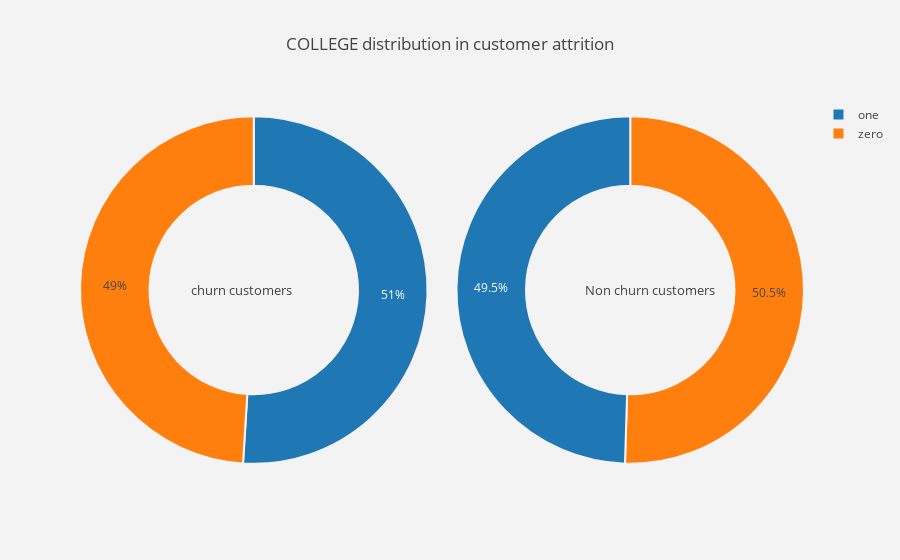
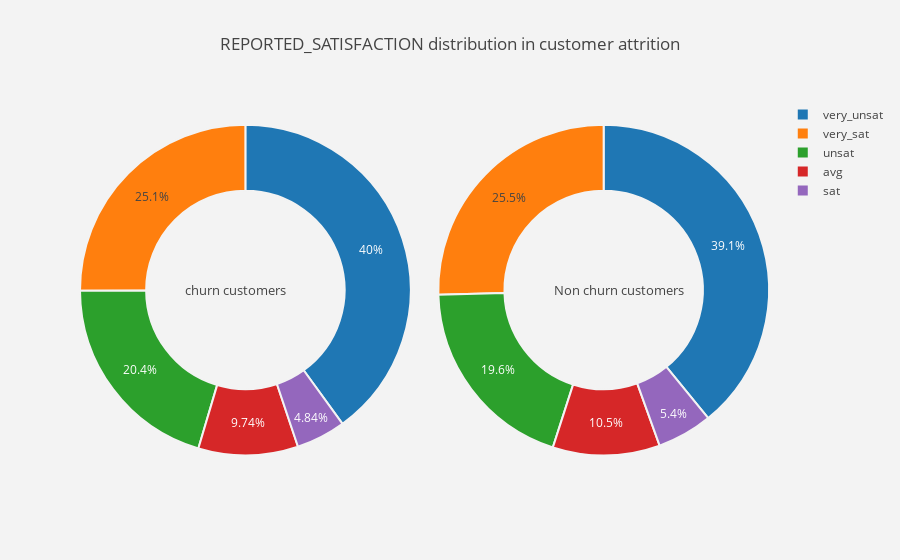
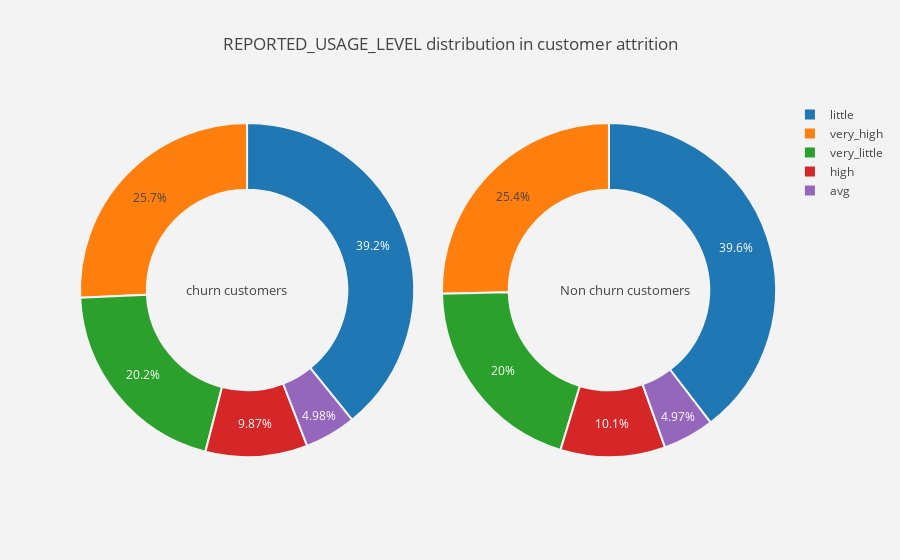
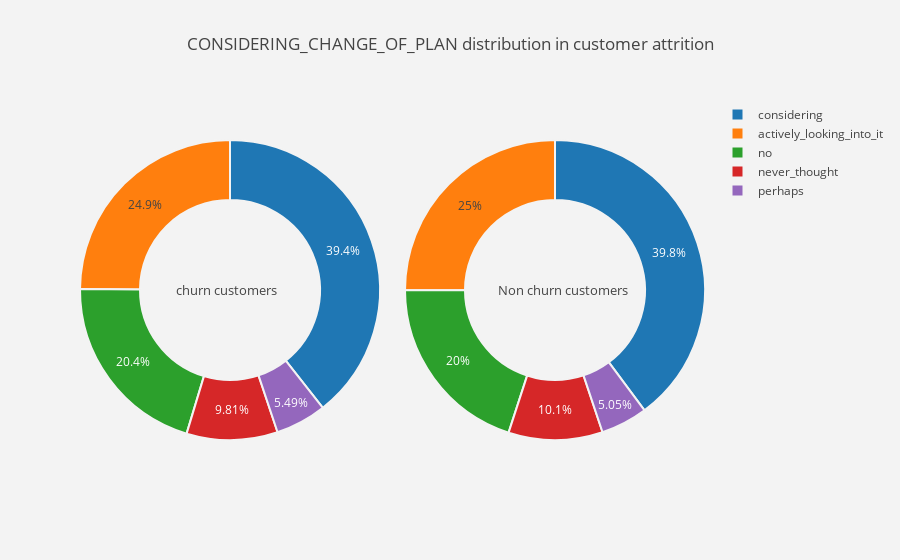

The notebook cell saved with these charts, in order:
### Markdown cell above
### Exploratory Data Analysis

### Code cell
#function  for pie plot for customer attrition types
def plot_pie(column) :
    
    '''
    This function plots the different pie graphs
    '''
    trace1 = go.Pie(values  = churn[column].value_counts().values.tolist(),
                    labels  = churn[column].value_counts().keys().tolist(),
                    hoverinfo = "label+percent+name",
                    domain  = dict(x = [0,.48]),
                    name    = "Churn Customers",
                    marker  = dict(line = dict(width = 2,
                                               color = "rgb(243,243,243)")
                                  ),
                    hole    = .6
                   )
    trace2 = go.Pie(values  = not_churn[column].value_counts().values.tolist(),
                    labels  = not_churn[column].value_counts().keys().tolist(),
                    hoverinfo = "label+percent+name",
                    marker  = dict(line = dict(width = 2,
                                               color = "rgb(243,243,243)")
                                  ),
                    domain  = dict(x = [.52,1]),
                    hole    = .6,
                    name    = "Non churn customers" 
                   )


    layout = go.Layout(dict(title = column + " distribution in customer attrition ",
                            plot_bgcolor  = "rgb(243,243,243)",
                            paper_bgcolor = "rgb(243,243,243)",
                            annotations = [dict(text = "churn customers",
                                                font = dict(size = 13),
                                                showarrow = False,
                                                x = .15, y = .5),
                                           dict(text = "Non churn customers",
                                                font = dict(size = 13),
                                                showarrow = False,
                                                x = .88,y = .5
                                               )
                                          ]
                           )
                      )
    data1 = [trace1,trace2]
    fig  = go.Figure(data = data1,layout = layout)
    py.iplot(fig)

#for all categorical columns plot pie
for i in cat_cols :
    plot_pie(i)

### Figure 1 — Plotly figure (JSON) as saved in the notebook; plotly's stock layout.template omitted (floating-point values rounded to 4 significant figures)
{"data": [{"domain": {"x": [0, 0.48]}, "hole": 0.6, "hoverinfo": "label+percent+name", "labels": ["one", "zero"], "marker": {"line": {"color": "rgb(243,243,243)", "width": 2}}, "name": "Churn Customers", "type": "pie", "uid": "f17c48bd-01d7-46c6-b682-104b44a6fa4d", "values": [5023, 4829]}, {"domain": {"x": [0.52, 1]}, "hole": 0.6, "hoverinfo": "label+percent+name", "labels": ["zero", "one"], "marker": {"line": {"color": "rgb(243,243,243)", "width": 2}}, "name": "Non churn customers", "type": "pie", "uid": "2125f064-1b0f-4da4-82cd-b266fb6c84a2", "values": [5123, 5025]}], "layout": {"annotations": [{"font": {"size": 13}, "showarrow": false, "text": "churn customers", "x": 0.15, "y": 0.5}, {"font": {"size": 13}, "showarrow": false, "text": "Non churn customers", "x": 0.88, "y": 0.5}], "paper_bgcolor": "rgb(243,243,243)", "plot_bgcolor": "rgb(243,243,243)", "title": {"text": "COLLEGE distribution in customer attrition "}}}

### Figure 2 — Plotly figure (JSON) as saved in the notebook; plotly's stock layout.template omitted (floating-point values rounded to 4 significant figures)
{"data": [{"domain": {"x": [0, 0.48]}, "hole": 0.6, "hoverinfo": "label+percent+name", "labels": ["very_unsat", "very_sat", "unsat", "avg", "sat"], "marker": {"line": {"color": "rgb(243,243,243)", "width": 2}}, "name": "Churn Customers", "type": "pie", "uid": "93ddbd7b-c879-44c5-9d6e-ea5019939ce3", "values": [3941, 2469, 2005, 960, 477]}, {"domain": {"x": [0.52, 1]}, "hole": 0.6, "hoverinfo": "label+percent+name", "labels": ["very_unsat", "very_sat", "unsat", "avg", "sat"], "marker": {"line": {"color": "rgb(243,243,243)", "width": 2}}, "name": "Non churn customers", "type": "pie", "uid": "bddf2736-f13b-4765-934f-f377138fe70b", "values": [3968, 2584, 1986, 1062, 548]}], "layout": {"annotations": [{"font": {"size": 13}, "showarrow": false, "text": "churn customers", "x": 0.15, "y": 0.5}, {"font": {"size": 13}, "showarrow": false, "text": "Non churn customers", "x": 0.88, "y": 0.5}], "paper_bgcolor": "rgb(243,243,243)", "plot_bgcolor": "rgb(243,243,243)", "title": {"text": "REPORTED_SATISFACTION distribution in customer attrition "}}}

### Figure 3 — Plotly figure (JSON) as saved in the notebook; plotly's stock layout.template omitted (floating-point values rounded to 4 significant figures)
{"data": [{"domain": {"x": [0, 0.48]}, "hole": 0.6, "hoverinfo": "label+percent+name", "labels": ["little", "very_high", "very_little", "high", "avg"], "marker": {"line": {"color": "rgb(243,243,243)", "width": 2}}, "name": "Churn Customers", "type": "pie", "uid": "dd68e5b4-8d8c-47f4-8ea8-e17138dd4b4c", "values": [3858, 2536, 1995, 972, 491]}, {"domain": {"x": [0.52, 1]}, "hole": 0.6, "hoverinfo": "label+percent+name", "labels": ["little", "very_high", "very_little", "high", "avg"], "marker": {"line": {"color": "rgb(243,243,243)", "width": 2}}, "name": "Non churn customers", "type": "pie", "uid": "549c4b1a-bf2d-44af-8baf-2756b4f59db4", "values": [4017, 2573, 2026, 1028, 504]}], "layout": {"annotations": [{"font": {"size": 13}, "showarrow": false, "text": "churn customers", "x": 0.15, "y": 0.5}, {"font": {"size": 13}, "showarrow": false, "text": "Non churn customers", "x": 0.88, "y": 0.5}], "paper_bgcolor": "rgb(243,243,243)", "plot_bgcolor": "rgb(243,243,243)", "title": {"text": "REPORTED_USAGE_LEVEL distribution in customer attrition "}}}

### Figure 4 — Plotly figure (JSON) as saved in the notebook; plotly's stock layout.template omitted (floating-point values rounded to 4 significant figures)
{"data": [{"domain": {"x": [0, 0.48]}, "hole": 0.6, "hoverinfo": "label+percent+name", "labels": ["considering", "actively_looking_into_it", "no", "never_thought", "perhaps"], "marker": {"line": {"color": "rgb(243,243,243)", "width": 2}}, "name": "Churn Customers", "type": "pie", "uid": "3ec255e0-7b1d-4390-ab5e-a18fd4796cd3", "values": [3879, 2453, 2013, 966, 541]}, {"domain": {"x": [0.52, 1]}, "hole": 0.6, "hoverinfo": "label+percent+name", "labels": ["considering", "actively_looking_into_it", "no", "never_thought", "perhaps"], "marker": {"line": {"color": "rgb(243,243,243)", "width": 2}}, "name": "Non churn customers", "type": "pie", "uid": "bace41fc-a379-4062-bdf1-a14f7891a3b6", "values": [4041, 2541, 2025, 1029, 512]}], "layout": {"annotations": [{"font": {"size": 13}, "showarrow": false, "text": "churn customers", "x": 0.15, "y": 0.5}, {"font": {"size": 13}, "showarrow": false, "text": "Non churn customers", "x": 0.88, "y": 0.5}], "paper_bgcolor": "rgb(243,243,243)", "plot_bgcolor": "rgb(243,243,243)", "title": {"text": "CONSIDERING_CHANGE_OF_PLAN distribution in customer attrition "}}}
